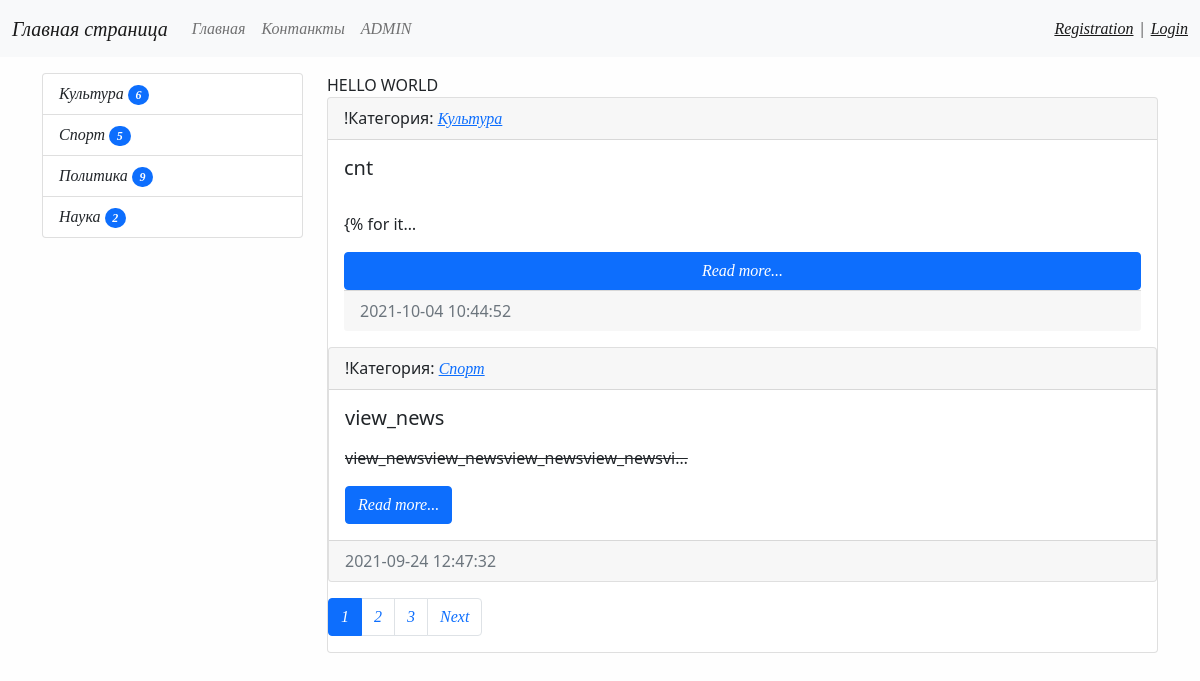
The page / on the database its author committed.
### news/models.py (models this page shows, shortened)
class Category(models.Model):
    title = models.CharField(max_length=150, db_index=True, verbose_name="Наименование категории")
    def get_absolute_url(self):
        return reverse('category', kwargs={"category_id": self.pk})
    def __str__(self):
        return self.title
    class Meta:
        verbose_name = 'Категориря'
        verbose_name_plural = 'Котегории'
        ordering = ['title']

class News(models.Model):
    title = models.CharField(max_length=150, verbose_name='Наименование')
    content = models.TextField(blank=True, verbose_name='Контент')
    created_at = models.DateTimeField(auto_now_add=True, verbose_name='Дата публикации')
    updated_at = models.DateTimeField(auto_now=True, verbose_name='Обновлено')
    photo = models.ImageField(upload_to='photos/%Y/%m/%d/', verbose_name='Фото', blank=True)
    is_published = models.BooleanField(default=True, verbose_name='Опубликовано')
    category = models.ForeignKey("Category", on_delete=models.PROTECT, blank=True, verbose_name='Категория', )
    views = models.IntegerField(default=0)
    def get_absolute_url(self):
        return reverse('view_news', kwargs={"pk": self.pk})
    class Meta:
        verbose_name = 'Новость'
        verbose_name_plural = 'Новости'
        ordering = ['-created_at']

### news/views.py (the view)
# urls.py: path('', cache_page(60) (HomeNews.as_view()), name='home'),
class HomeNews(MyMixin, ListView):
    model = News
    template_name = 'news/home_news_list.html'
    context_object_name = 'news'
    mixin_prop = "hello world"
    paginate_by = 2
    def get_context_data(self, *, object_list=None, **kwargs):
        context = super().get_context_data(**kwargs)
        context['title'] = self.get_upper('Главная страница')
        context['mixin_prop'] = self.get_prop()
        return context
    def get_queryset(self):
        return News.objects.filter(is_published=True).select_related('category')

### news/templatetags/news_tags.py (called while the page is built)
@register.inclusion_tag('news/list_categories.html')
def show_categories(arg1='Hello', arg2='world'):
    categories = Category.objects.annotate(cnt=Count('news', filter=F("news__is_published"))).filter(cnt__gt=0)
    return {"categories": categories, "arg1": arg1, "arg2": arg2}

### news/utils.py (called while the page is built)
    def get_prop(self):
        return self.mixin_prop.upper()

    def get_upper(self, s):
        if isinstance(s, str):
            return s.upper()
        else:
            return s.title.upper()

### news/templates/news/home_news_list.html (shortened to what this page needs)
{% extends 'base.html' %}
{% block sidebar %}
{% include 'inc/_sidebar.html' %}
{% endblock %}
{% block content %}
    {{ mixin_prop }}
          {% for item in news %}
                <div class="card mb-3">
                    <div class="card-header">
                        !Категория: <a href="{{ item.get_absolute_url }}"> {{ item.category }}</a>
                    </div>
                    <div class="card-body">
                        <div class="media">
                            <div class="media-body">
                        <h5 class="card-title">{{ item.title }}</h5>
                        <p class="card-text">{{ item.content|safe|linebreaks|truncatechars:50}}</p>
                        <a href="{{ item.get_absolute_url }}" class="btn btn-primary">Read more...</a>
                            </div>
                        </div>
                    </div>
                    <div class="card-footer text-muted">
                        {{ item.created_at|date:"Y-m-d H:i:s" }}
                    </div>
                </div>
          {%  endfor %}
{% endblock %}

### news/templates/news/list_categories.html
<div class="list-group">
    {% for item in categories %}
          <a href="{{ item.get_absolute_url }}" class="list-group-item list-group-item-action">{{ item.title }}
          <span class="badge bg-primary rounded-pill">{{ item.cnt }}</span>
          </a>
    {% endfor %}
</div>

### learning_log/static/css/style.css (style rules this page uses)
body { background-color: #fefefe ; }
a { font-family: 'Times New Roman', Times, serif; font-style: italic; }

### rows shown on the page
Category: title "Культура", cnt "6"
Category: title "Спорт", cnt "5"
Category: title "Политика", cnt "9"
Category: title "Наука", cnt "2"
News: category "Культура", title "cnt", content "{% for it…", created_at "2021-10-04 10:44:52"
News: category "Спорт", title "view_news", content "view_newsview_newsview_newsview_newsvi…", created_at "2021-09-24 12:47:32"

### other values the page prints
{{ mixin_prop }} "HELLO WORLD"
{{ p }} "1"
{{ p }} "2" "3"
